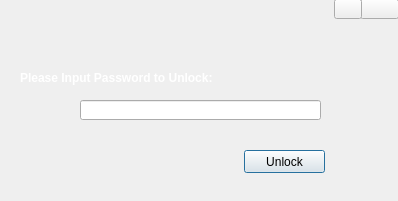
<?xml version="1.0" encoding="UTF-8"?>
<ui version="4.0">
 <class>LoginDlg</class>
 <widget class="QDialog" name="LoginDlg">
  <property name="geometry">
   <rect>
    <x>0</x>
    <y>0</y>
    <width>398</width>
    <height>201</height>
   </rect>
  </property>
  <property name="windowTitle">
   <string>Unlock</string>
  </property>
  <widget class="QLabel" name="label">
   <property name="geometry">
    <rect>
     <x>20</x>
     <y>70</y>
     <width>241</width>
     <height>16</height>
    </rect>
   </property>
   <property name="font">
    <font>
     <weight>75</weight>
     <bold>true</bold>
    </font>
   </property>
   <property name="text">
    <string>&lt;html&gt;&lt;head/&gt;&lt;body&gt;&lt;p&gt;&lt;span style=&quot; font-weight:600; color:#ffffff;&quot;&gt;Please Input Password to Unlock:&lt;/span&gt;&lt;/p&gt;&lt;/body&gt;&lt;/html&gt;</string>
   </property>
  </widget>
  <widget class="QPushButton" name="unlockButton">
   <property name="geometry">
    <rect>
     <x>244</x>
     <y>150</y>
     <width>81</width>
     <height>23</height>
    </rect>
   </property>
   <property name="text">
    <string>Unlock</string>
   </property>
   <property name="default">
    <bool>false</bool>
   </property>
  </widget>
  <widget class="QLineEdit" name="lineEdit">
   <property name="geometry">
    <rect>
     <x>80</x>
     <y>100</y>
     <width>241</width>
     <height>20</height>
    </rect>
   </property>
   <property name="echoMode">
    <enum>QLineEdit::Password</enum>
   </property>
  </widget>
  <widget class="QPushButton" name="exitButton">
   <property name="geometry">
    <rect>
     <x>360</x>
     <y>-1</y>
     <width>39</width>
     <height>20</height>
    </rect>
   </property>
   <property name="text">
    <string/>
   </property>
  </widget>
  <widget class="QPushButton" name="smallButton">
   <property name="geometry">
    <rect>
     <x>334</x>
     <y>-1</y>
     <width>28</width>
     <height>20</height>
    </rect>
   </property>
   <property name="text">
    <string/>
   </property>
  </widget>
 </widget>
 <resources/>
 <connections>
  <connection>
   <sender>smallButton</sender>
   <signal>clicked()</signal>
   <receiver>LoginDlg</receiver>
   <slot>showMinimized()</slot>
   <hints>
    <hint type="sourcelabel">
     <x>361</x>
     <y>16</y>
    </hint>
    <hint type="destinationlabel">
     <x>331</x>
     <y>57</y>
    </hint>
   </hints>
  </connection>
  <connection>
   <sender>exitButton</sender>
   <signal>clicked()</signal>
   <receiver>LoginDlg</receiver>
   <slot>exitBtnPush()</slot>
   <hints>
    <hint type="sourcelabel">
     <x>378</x>
     <y>14</y>
    </hint>
    <hint type="destinationlabel">
     <x>360</x>
     <y>99</y>
    </hint>
   </hints>
  </connection>
  <connection>
   <sender>unlockButton</sender>
   <signal>clicked()</signal>
   <receiver>LoginDlg</receiver>
   <slot>unlockBtnPush()</slot>
   <hints>
    <hint type="sourcelabel">
     <x>286</x>
     <y>164</y>
    </hint>
    <hint type="destinationlabel">
     <x>217</x>
     <y>133</y>
    </hint>
   </hints>
  </connection>
  <connection>
   <sender>lineEdit</sender>
   <signal>returnPressed()</signal>
   <receiver>unlockButton</receiver>
   <slot>click()</slot>
   <hints>
    <hint type="sourcelabel">
     <x>282</x>
     <y>106</y>
    </hint>
    <hint type="destinationlabel">
     <x>311</x>
     <y>161</y>
    </hint>
   </hints>
  </connection>
 </connections>
 <slots>
  <slot>exitBtnPush()</slot>
  <slot>unlockBtnPush()</slot>
 </slots>
</ui>
